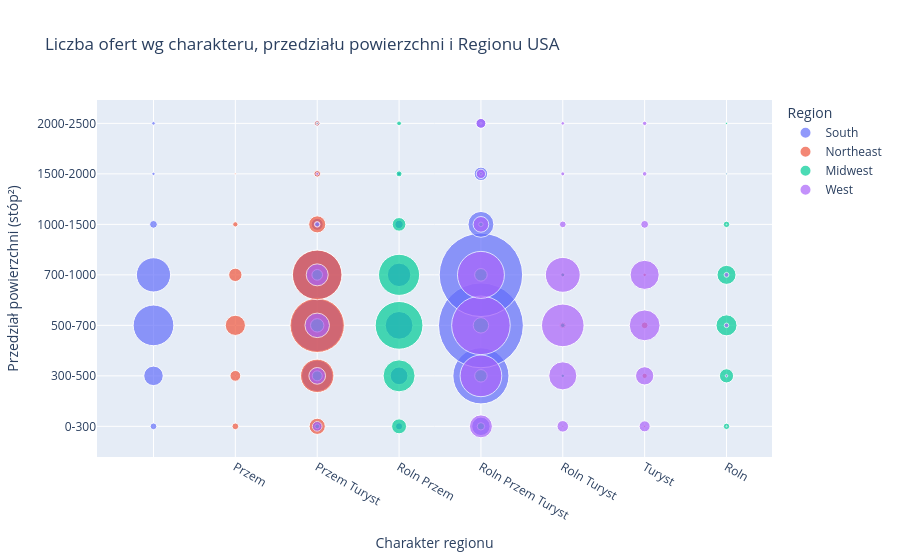

Notebook source saved alongside this figure:
### Markdown cell above
#### Rozkład wartości powierzchni według Regionu USA dla różnych grup nieruchomości

### Code cell
# Wykres na którym na osi x będzie charakter, na osi y przedział_powierzchni, 
# kolorem określony stan, a wielkość kropki ma obrazować ilość linii w pliku odpowiadających kropce.

# zliczenie rekordów dla każdej kombinacji
agg = (
    df.groupby(
        ["charakter", "bin_square_feet", "Region"]
    )
    .size()
    .reset_index(name="liczba")
)

#print(agg.head())

# wykres

fig = px.scatter(
    agg,
    x="charakter",
    y="bin_square_feet",
    color="Region",
    size="liczba",
    size_max=60,
    hover_data=["liczba"],
    labels={
        "charakter": "Charakter regionu",
        "bin_square_feet": "Przedział powierzchni (stóp²)"
    },
    title="Liczba ofert wg charakteru, przedziału powierzchni i Regionu USA"
)

#fig.update_layout(
#    width=1200,
#    height=800
#)

fig.show()

### Figure 1 — Plotly figure (JSON) as saved in the notebook; plotly's stock layout.template omitted (floating-point values rounded to 4 significant figures)
{"data": [{"customdata": [[69], [583], [2531], [1792], [93], [17], [20], [4], [3], [2], [2], [222], [1534], [4212], [3699], [218], [53], [49], [78], [481], [1177], [843], [105], [22], [5], [520], [4823], [11017], [10646], [1025], [277], [145]], "hovertemplate": "Region=South<br>Charakter regionu=%{x}<br>Przedział powierzchni (stóp²)=%{y}<br>liczba=%{customdata[0]}<extra></extra>", "legendgroup": "South", "marker": {"color": "#636efa", "size": [69, 583, 2531, 1792, 93, 17, 20, 4, 3, 2, 2, 222, 1534, 4212, 3699, 218, 53, 49, 78, 481, 1177, 843, 105, 22, 5, 520, 4823, 11017, 10646, 1025, 277, 145], "sizemode": "area", "sizeref": 3.06, "symbol": "circle"}, "mode": "markers", "name": "South", "orientation": "v", "showlegend": true, "type": "scatter", "x": ["", "", "", "", "", "", "", "Przem", "Przem", "Przem", "Przem", "Przem Turyst", "Przem Turyst", "Przem Turyst", "Przem Turyst", "Przem Turyst", "Przem Turyst", "Przem Turyst", "Roln Przem", "Roln Przem", "Roln Przem", "Roln Przem", "Roln Przem", "Roln Przem", "Roln Przem", "Roln Przem Turyst", "Roln Przem Turyst", "Roln Przem Turyst", "Roln Przem Turyst", "Roln Przem Turyst", "Roln Przem Turyst", "Roln Przem Turyst"], "xaxis": "x", "y": ["0-300", "300-500", "500-700", "700-1000", "1000-1500", "1500-2000", "2000-2500", "300-500", "500-700", "700-1000", "1000-1500", "0-300", "300-500", "500-700", "700-1000", "1000-1500", "1500-2000", "2000-2500", "0-300", "300-500", "500-700", "700-1000", "1000-1500", "1500-2000", "2000-2500", "0-300", "300-500", "500-700", "700-1000", "1000-1500", "1500-2000", "2000-2500"], "yaxis": "y"}, {"customdata": [[69], [177], [624], [273], [43], [4], [401], [1710], [4520], [3775], [445], [67], [45], [9], [9], [65], [30], [2], [2], [1], [7], [42], [69], [18], [2], [1], [2]], "hovertemplate": "Region=Northeast<br>Charakter regionu=%{x}<br>Przedział powierzchni (stóp²)=%{y}<br>liczba=%{customdata[0]}<extra></extra>", "legendgroup": "Northeast", "marker": {"color": "#EF553B", "size": [69, 177, 624, 273, 43, 4, 401, 1710, 4520, 3775, 445, 67, 45, 9, 9, 65, 30, 2, 2, 1, 7, 42, 69, 18, 2, 1, 2], "sizemode": "area", "sizeref": 3.06, "symbol": "circle"}, "mode": "markers", "name": "Northeast", "orientation": "v", "showlegend": true, "type": "scatter", "x": ["Przem", "Przem", "Przem", "Przem", "Przem", "Przem", "Przem Turyst", "Przem Turyst", "Przem Turyst", "Przem Turyst", "Przem Turyst", "Przem Turyst", "Przem Turyst", "Roln Turyst", "Roln Turyst", "Roln Turyst", "Roln Turyst", "Roln Turyst", "Roln Turyst", "Roln Turyst", "Turyst", "Turyst", "Turyst", "Turyst", "Turyst", "Turyst", "Turyst"], "xaxis": "x", "y": ["0-300", "300-500", "500-700", "700-1000", "1000-1500", "1500-2000", "0-300", "300-500", "500-700", "700-1000", "1000-1500", "1500-2000", "2000-2500", "0-300", "300-500", "500-700", "700-1000", "1000-1500", "1500-2000", "2000-2500", "0-300", "300-500", "500-700", "700-1000", "1000-1500", "1500-2000", "2000-2500"], "yaxis": "y"}, {"customdata": [[37], [154], [275], [174], [31], [4], [10], [63], [307], [675], [553], [64], [9], [8], [342], [1568], [3491], [2584], [285], [55], [35], [84], [239], [365], [242], [31], [12], [5], [2], [19], [33], [23], [3], [2]], "hovertemplate": "Region=Midwest<br>Charakter regionu=%{x}<br>Przedział powierzchni (stóp²)=%{y}<br>liczba=%{customdata[0]}<extra></extra>", "legendgroup": "Midwest", "marker": {"color": "#00cc96", "size": [37, 154, 275, 174, 31, 4, 10, 63, 307, 675, 553, 64, 9, 8, 342, 1568, 3491, 2584, 285, 55, 35, 84, 239, 365, 242, 31, 12, 5, 2, 19, 33, 23, 3, 2], "sizemode": "area", "sizeref": 3.06, "symbol": "circle"}, "mode": "markers", "name": "Midwest", "orientation": "v", "showlegend": true, "type": "scatter", "x": ["Przem Turyst", "Przem Turyst", "Przem Turyst", "Przem Turyst", "Przem Turyst", "Przem Turyst", "Przem Turyst", "Roln", "Roln", "Roln", "Roln", "Roln", "Roln", "Roln", "Roln Przem", "Roln Przem", "Roln Przem", "Roln Przem", "Roln Przem", "Roln Przem", "Roln Przem", "Roln Przem Turyst", "Roln Przem Turyst", "Roln Przem Turyst", "Roln Przem Turyst", "Roln Przem Turyst", "Roln Przem Turyst", "Roln Przem Turyst", "Roln Turyst", "Roln Turyst", "Roln Turyst", "Roln Turyst", "Roln Turyst", "Roln Turyst"], "xaxis": "x", "y": ["0-300", "300-500", "500-700", "700-1000", "1000-1500", "1500-2000", "2000-2500", "0-300", "300-500", "500-700", "700-1000", "1000-1500", "1500-2000", "2000-2500", "0-300", "300-500", "500-700", "700-1000", "1000-1500", "1500-2000", "2000-2500", "0-300", "300-500", "500-700", "700-1000", "1000-1500", "1500-2000", "2000-2500", "0-300", "300-500", "500-700", "700-1000", "1000-1500", "1500-2000"], "yaxis": "y"}, {"customdata": [[145], [426], [920], [739], [48], [13], [6], [2], [10], [32], [36], [1], [4], [803], [2662], [5251], [3372], [375], [133], [149], [204], [1208], [2772], [1860], [69], [25], [20], [186], [511], [1452], [1297], [95], [33], [30]], "hovertemplate": "Region=West<br>Charakter regionu=%{x}<br>Przedział powierzchni (stóp²)=%{y}<br>liczba=%{customdata[0]}<extra></extra>", "legendgroup": "West", "marker": {"color": "#ab63fa", "size": [145, 426, 920, 739, 48, 13, 6, 2, 10, 32, 36, 1, 4, 803, 2662, 5251, 3372, 375, 133, 149, 204, 1208, 2772, 1860, 69, 25, 20, 186, 511, 1452, 1297, 95, 33, 30], "sizemode": "area", "sizeref": 3.06, "symbol": "circle"}, "mode": "markers", "name": "West", "orientation": "v", "showlegend": true, "type": "scatter", "x": ["Przem Turyst", "Przem Turyst", "Przem Turyst", "Przem Turyst", "Przem Turyst", "Przem Turyst", "Przem Turyst", "Roln", "Roln", "Roln", "Roln", "Roln", "Roln", "Roln Przem Turyst", "Roln Przem Turyst", "Roln Przem Turyst", "Roln Przem Turyst", "Roln Przem Turyst", "Roln Przem Turyst", "Roln Przem Turyst", "Roln Turyst", "Roln Turyst", "Roln Turyst", "Roln Turyst", "Roln Turyst", "Roln Turyst", "Roln Turyst", "Turyst", "Turyst", "Turyst", "Turyst", "Turyst", "Turyst", "Turyst"], "xaxis": "x", "y": ["0-300", "300-500", "500-700", "700-1000", "1000-1500", "1500-2000", "2000-2500", "0-300", "300-500", "500-700", "700-1000", "1000-1500", "1500-2000", "0-300", "300-500", "500-700", "700-1000", "1000-1500", "1500-2000", "2000-2500", "0-300", "300-500", "500-700", "700-1000", "1000-1500", "1500-2000", "2000-2500", "0-300", "300-500", "500-700", "700-1000", "1000-1500", "1500-2000", "2000-2500"], "yaxis": "y"}], "layout": {"legend": {"itemsizing": "constant", "title": {"text": "Region"}, "tracegroupgap": 0}, "title": {"text": "Liczba ofert wg charakteru, przedziału powierzchni i Regionu USA"}, "xaxis": {"anchor": "y", "domain": [0, 1], "title": {"text": "Charakter regionu"}}, "yaxis": {"anchor": "x", "domain": [0, 1], "title": {"text": "Przedział powierzchni (stóp²)"}}}}
